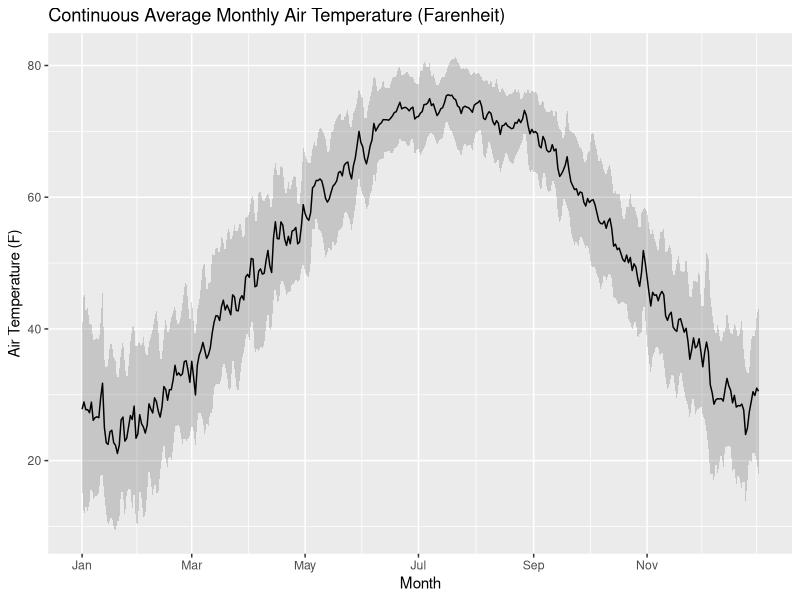
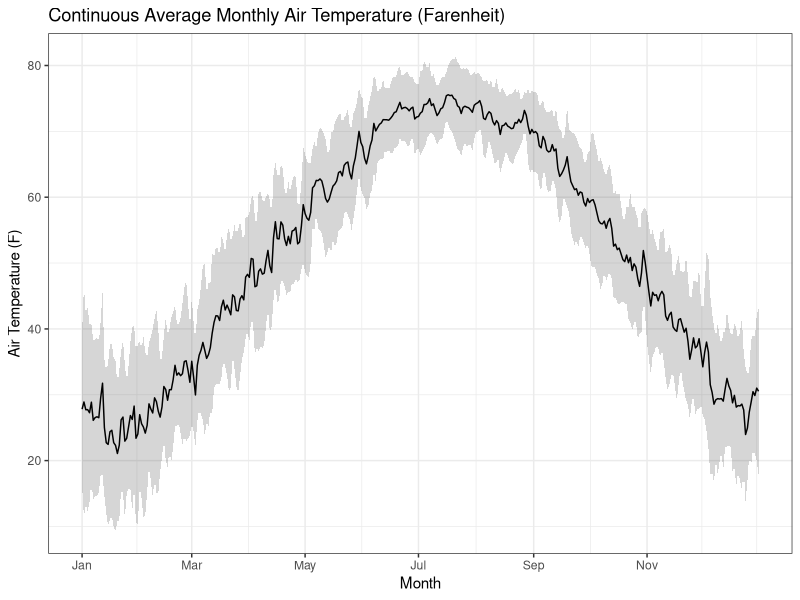
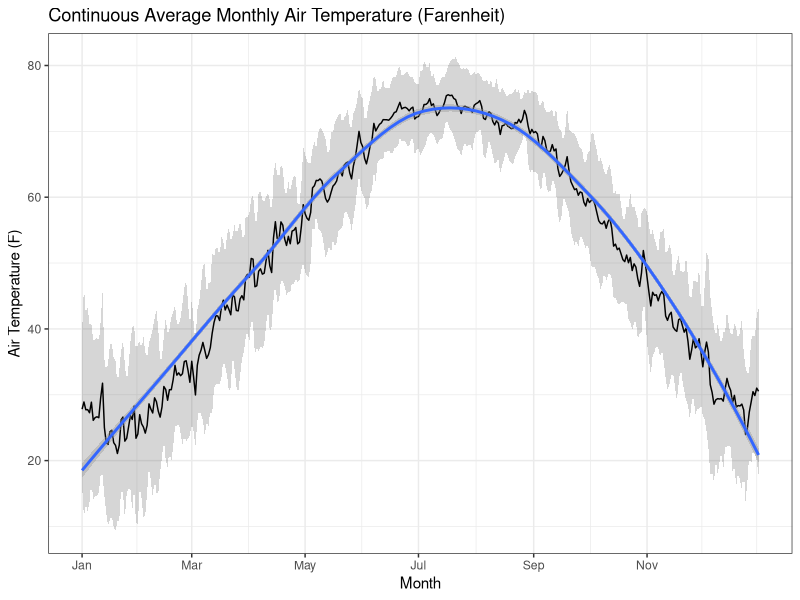

Write R code to recreate these figures, in order. (Note: this script raises an error after producing the figures.)
library(ggplot2)
library(grid)
library(Hmisc)
library(zoo)
library(xts)
library(tidyverse)
library(lubridate)
library(knitr)

getwd()
#setwd() Set the working directory to find your file or go to File ---> Import Dataset
#setwd("C:/set/directory/forDataFolder/here")

prep<- read.csv (file ="bvlweather.csv",
                 header = TRUE, 
                 sep = ",")
names(prep)
#Get R to recognize date
class(prep$date)

#Convert factor or character string into date, and supply format using lubridate package
prep$date <- mdy(prep$date)
glimpse(prep$date)

#Add Day of year (DOY) column
prep <- mutate(prep, DOY = as.numeric(strftime(prep$date, format = "%j")))


#Convert atmp from celcius to Farenheit and add to data frame

F_atmp <- (prep$atmp * 9/5) + 32

prep <- data.frame(prep,F_atmp)

#Preserve changes made to prep, and create a new table for modifications
prepDates <- prep

as_tibble(prepDates)
prepDailyAverages <- prepDates %>%
  
  group_by(date) %>%  #First group the data by Month
  dplyr::summarise(N = n(), #specifies that dplyr package should be used, otherwise computer gets confused.
                   #sum = sum(F_atmp),
                   #N    = length(F_atmp),
                   mean = mean(F_atmp),
                   median = median(F_atmp),
                   sd   = sd(F_atmp),
                   se   = sd / sqrt(N) )%>%
  
  #Create a Table of descriptive stats      
  arrange(date) %>%
  as.data.frame(Summary1)
glimpse(prepDailyAverages)

kable(prepDailyAverages[,c(1,3,5)], digits=0, caption="Average Daily Air Temperature")


#Create a Continuous Line Graph with Ribbon

wthr <- ggplot(prepDailyAverages, aes(x=date, y=mean))+
  geom_ribbon(aes(ymin=mean-sd, ymax=mean+sd), alpha=0.2)+
  geom_line()+    
  scale_x_date(breaks= seq(min(prepDailyAverages$date), max(prepDailyAverages$date), by = "2 month"), date_labels = "%b")+
  ggtitle("Continuous Average Monthly Air Temperature (Farenheit)")+
  labs(x="Month", y="Air Temperature (F)")

wthr

wthr + theme_bw()

wthr + geom_smooth() + theme_bw()

#Create Boxplot to show monthly airtemperatures

prepDailyAverages <- prepDates %>%
  
  
  group_by(date,Month) %>%  #First group the data by Month
  dplyr::summarise(N = n(), #specifies that dplyr package should be used, otherwise computer gets confused.
                   #sum = sum(F_atmp),
                   #N    = length(F_atmp),
                   mean = mean(F_atmp),
                   median = median(F_atmp),
                   sd   = sd(F_atmp),
                   se   = sd / sqrt(N) )

#Create a Table of descriptive stats      
arrange(Month) %>%
  as.data.frame(Summary1)
glimpse(prepDailyAverages)

kable(prepDailyAverages[,c(1,3,5)], digits=0, caption="Average Daily Air Temperature")

Monthly <- ggplot(prepDates, aes(x=as.factor(Month), y= F_atmp))+
  geom_boxplot(outlier.size = 1.5, outlier.shape = 21)+
  scale_x_discrete(breaks=c("1", "2", "3", "4", "5", "6", "7", "8", "9", "10", "11", "12"),
                   labels=c("Jan", "Feb", "Mar", "Apr", "May","Jun", "Jul", "Aug", "Sep", "Oct", "Nov", "Dec"))+
  
  ggtitle("Monthly Pump Flow")+
  labs(x="January", y="Average Gallons per Day")+
  ggtitle("Continuous Average Monthly Air Temperature (Farenheit)")+
  labs(x="Month", y="Air Temperature (F)")

Monthly + theme_bw()
